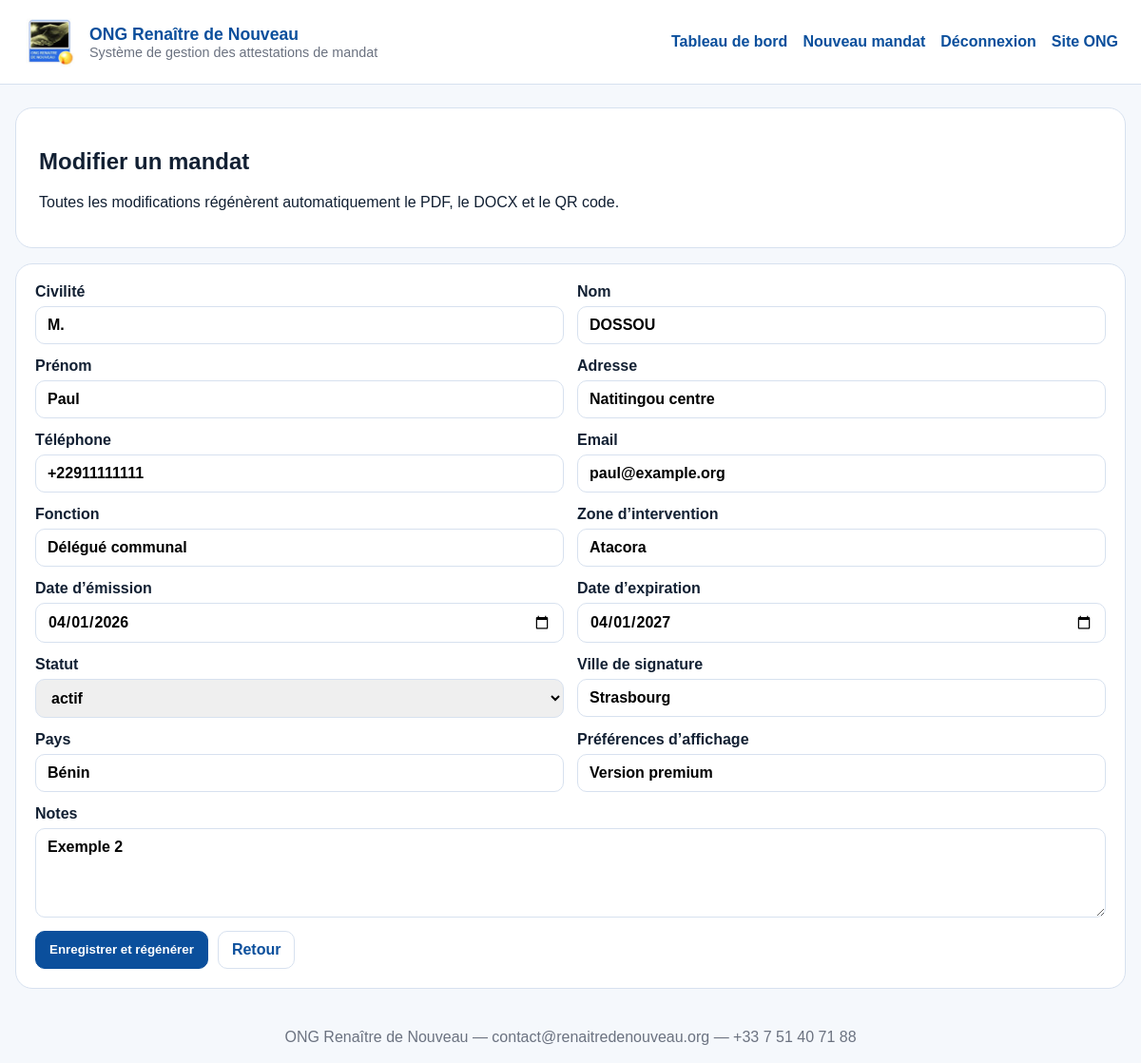
/mandates/RN/2026/ONG-RN/PCA/CSA/0002/edit (signed in), run on the app's committed database.
### tables this page shows
CREATE TABLE mandates (
    id INTEGER PRIMARY KEY AUTOINCREMENT,
    reference TEXT UNIQUE NOT NULL,
    mandate_uid TEXT UNIQUE NOT NULL,
    signature_token TEXT NOT NULL,
    civilite TEXT,
    nom TEXT NOT NULL,
    prenom TEXT NOT NULL,
    adresse TEXT,
    telephone TEXT,
    email TEXT,
    fonction TEXT NOT NULL,
    zone_intervention TEXT NOT NULL,
    date_emission TEXT NOT NULL,
    date_expiration TEXT,
    statut TEXT NOT NULL DEFAULT 'actif',
    ville_signature TEXT DEFAULT 'Strasbourg',
    pays TEXT DEFAULT 'Bénin',
    preferences_affichage TEXT,
    notes TEXT,
    photo_path TEXT,
    logo_path TEXT,
    qr_path TEXT,
    docx_path TEXT,
    pdf_path TEXT,
    created_at TEXT DEFAULT CURRENT_TIMESTAMP,
    updated_at TEXT DEFAULT CURRENT_TIMESTAMP
);

### app.py (the view, shortened to what this page needs)
@app.route("/mandates/<path:reference>/edit", methods=["GET", "POST"])
@login_required
def edit_mandate(reference):
    mandate = fetch_one("SELECT * FROM mandates WHERE reference=?", (reference,))
    if not mandate:
        abort(404)
    return render_template("form.html", mode="edit", mandate=mandate)

### app.py (called while the page is built)
def login_required(func):
    @wraps(func)
    def wrapper(*args, **kwargs):
        if not session.get("admin_logged_in"):
            return redirect(url_for("login", next=request.path))
        return func(*args, **kwargs)
    return wrapper

@app.context_processor
def inject_globals():
    return {
        "ORG_NAME": ORG_NAME,
        "ORG_WEBSITE": ORG_WEBSITE,
        "ORG_EMAIL": ORG_EMAIL,
        "ORG_PHONE": ORG_PHONE,
        "PRESIDENT_NAME": PRESIDENT_NAME,
        "DEFAULT_STATUSES": DEFAULT_STATUSES,
    }

### database.py (called while the page is built)
def get_conn():
    conn = sqlite3.connect(DB_PATH)
    conn.row_factory = sqlite3.Row
    return conn

def fetch_one(query, params=()):
    with get_conn() as conn:
        return conn.execute(query, params).fetchone()

### templates/form.html (shortened to what this page needs)
{% extends 'base.html' %}
{% block content %}
<section class="hero">
  <div>
    <h1>{% if mode == 'create' %}Créer un mandat{% else %}Modifier un mandat{% endif %}</h1>
    <p>Toutes les modifications régénèrent automatiquement le PDF, le DOCX et le QR code.</p>
  </div>
</section>
<form method="post" class="card form-grid">
  <label>Civilité
    <input name="civilite" value="{{ mandate['civilite'] if mandate else '' }}">
  </label>
  <label>Nom
    <input name="nom" required value="{{ mandate['nom'] if mandate else '' }}">
  </label>
  <label>Prénom
    <input name="prenom" required value="{{ mandate['prenom'] if mandate else '' }}">
  </label>
  <label>Adresse
    <input name="adresse" value="{{ mandate['adresse'] if mandate else '' }}">
  </label>
  <label>Téléphone
    <input name="telephone" value="{{ mandate['telephone'] if mandate else '' }}">
  </label>
  <label>Email
    <input name="email" type="email" value="{{ mandate['email'] if mandate else '' }}">
  </label>
  <label>Fonction
    <input name="fonction" required value="{{ mandate['fonction'] if mandate else 'Délégué' }}">
  </label>
  <label>Zone d’intervention
    <input name="zone_intervention" required value="{{ mandate['zone_intervention'] if mandate else '' }}">
  </label>
  <label>Date d’émission
    <input name="date_emission" type="date" required value="{{ mandate['date_emission'] if mandate else '' }}">
  </label>
  <label>Date d’expiration
    <input name="date_expiration" type="date" value="{{ mandate['date_expiration'] if mandate else '' }}">
  </label>
  <label>Statut
    <select name="statut">
      {% for s in DEFAULT_STATUSES %}
      <option value="{{ s }}" {% if mandate and mandate['statut']==s %}selected{% elif not mandate and s=='actif' %}selected{% endif %}>{{ s }}</option>
      {% endfor %}
    </select>
  </label>
  <label>Ville de signature
    <input name="ville_signature" value="{{ mandate['ville_signature'] if mandate else 'Strasbourg' }}">
  </label>
  <label>Pays
    <input name="pays" value="{{ mandate['pays'] if mandate else 'Bénin' }}">
  </label>
  <label>Préférences d’affichage
    <input name="preferences_affichage" value="{{ mandate['preferences_affichage'] if mandate else '' }}">
  </label>
  <label class="full">Notes
    <textarea name="notes" rows="4">{{ mandate['notes'] if mandate else '' }}</textarea>
  </label>
  <div class="full actions">
    <button type="submit" class="btn primary">{% if mode == 'create' %}Créer le mandat{% else %}Enregistrer et régénérer{% endif %}</button>
    <a class="btn" href="{{ url_for('dashboard') }}">Retour</a>
  </div>
</form>
{% endblock %}

### static/styles.css (style rules this page uses)
:root { --primary:#0b4f9c; --gold:#e8b23a; --bg:#f5f8fc; --line:#d7e1ef; --text:#122033; --muted:#6b7280; --success:#e8f7ef; --danger:#fff1f2; }
* { box-sizing:border-box }
body { margin:0;font-family:Arial,Helvetica,sans-serif;background:var(--bg);color:var(--text) }
.hero { display:flex;justify-content:space-between;align-items:center;gap:12px;background:#fff;border:1px solid var(--line);border-radius:18px;padding:22px 24px;margin-bottom:16px }
.card,.auth-card,.verify-card { background:#fff;border:1px solid var(--line);border-radius:18px;padding:20px }
.btn { display:inline-block;padding:10px 14px;border-radius:10px;border:1px solid var(--line);background:#fff;color:var(--primary);text-decoration:none;font-weight:700 }
.btn.primary { background:var(--primary);color:#fff;border-color:var(--primary) }
.form-grid { display:grid;grid-template-columns:repeat(2,minmax(0,1fr));gap:14px }
.form-grid label { display:flex;flex-direction:column;gap:6px;font-weight:700 }
.form-grid input,.form-grid select,.form-grid textarea { padding:10px 12px;border:1px solid var(--line);border-radius:10px;font:inherit }
.form-grid .full { grid-column:1 / -1 }
.actions { display:flex;gap:10px }

### data on the page
mandates: civilite "M.", nom "DOSSOU", prenom "Paul", adresse "Natitingou centre", telephone "+22911111111", email "paul@example.org", fonction "Délégué communal", zone_intervention "Atacora", date_emission "04/01/2026", date_expiration "04/01/2027", statut "actif", ville_signature "Strasbourg", pays "Bénin", preferences_affichage "Version premium", notes "Exemple 2"

### other printed values
{{ ORG_NAME }} "ONG Renaître de Nouveau"
{{ ORG_EMAIL }} "contact@renaitredenouveau.org"
{{ ORG_PHONE }} "+33 7 51 40 71 88"
